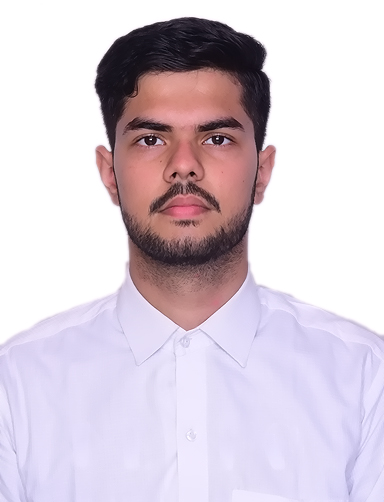
#> input picture student's faces/58857_Saransh_Pandey.jpg, 384 x 502 px, found by its file name; its folder holds only this picture in this run
$ python augment_face.py
#> lines starting #> are read from the running program, lines starting #| are printed output that depends on the picture
import os
import cv2
import numpy as np
from PIL import Image, ImageEnhance, ImageFilter
import random

# === CONFIG ===
INPUT_DIR = '/home/user/5G-Face-Attendance-System/student\'s faces'
OUTPUT_DIR = '/home/user/5G-Face-Attendance-System/augmented_faces'
os.makedirs(OUTPUT_DIR, exist_ok=True)

# === AUGMENTATION FUNCTIONS ===
def random_rotate(img):
    angle = random.choice([-20, -10, 0, 10, 20])
    return img.rotate(angle)

def change_brightness(img):
    factor = random.uniform(0.5, 1.5)
    enhancer = ImageEnhance.Brightness(img)
    return enhancer.enhance(factor)

def add_noise(img):
    arr = np.array(img)
    noise = np.random.normal(0, 25, arr.shape).astype(np.uint8)
    noisy = cv2.add(arr, noise)
    return Image.fromarray(noisy)

def apply_blur(img):
    return img.filter(ImageFilter.GaussianBlur(radius=random.uniform(0.5, 1.5)))

def horizontal_flip(img):
    return img.transpose(Image.FLIP_LEFT_RIGHT)

augmentations = [random_rotate, change_brightness, add_noise, apply_blur, horizontal_flip]

# === PROCESS EACH STUDENT IMAGE ===
for filename in os.listdir(INPUT_DIR):
    if filename.lower().endswith((".jpg", ".jpeg", ".png")):
        try:
            student_path = os.path.join(INPUT_DIR, filename)
            base_name = os.path.splitext(filename)[0]  # e.g. "58901_Arpit_Kaushik"
            original = Image.open(student_path).convert("RGB")
#> original is the input picture: PIL image 384x502 RGB; mean R, G, B 216.3, 205, 215.8

            # Save the original image in output dir
            original.save(os.path.join(OUTPUT_DIR, f"{base_name}_original.jpg"))

            # Generate 20 augmentations
            for i in range(1, 21):
                img = original.copy()
                for func in random.sample(augmentations, k=random.randint(1, 3)):
                    img = func(img)
                img.save(os.path.join(OUTPUT_DIR, f"{base_name}_aug{i}.jpg"))
#> this loop made 20 passes
#> pass 1, `img.save(os.path.join(OUTPUT_DIR, f"{base_name}_aug{i}.jpg"))`:
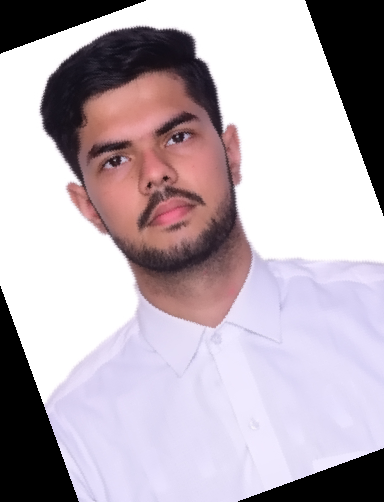
#> saved as 58857_Saransh_Pandey_aug1.jpg: PIL image 384x502 RGB; mean R, G, B 185.2, 174.3, 183.2
#> pass 2, in add_noise, `noisy = cv2.add(arr, noise)`:
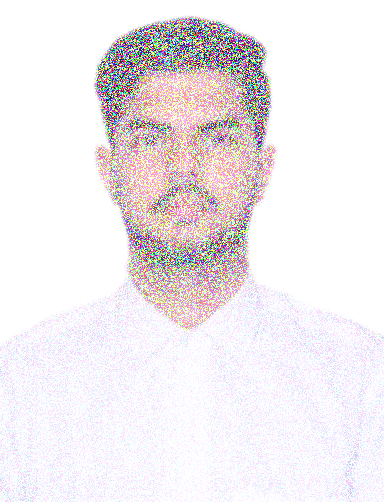
#> noisy: shape (502, 384, 3); mean R, G, B 240.4, 234.7, 238.3
#> after the loop:
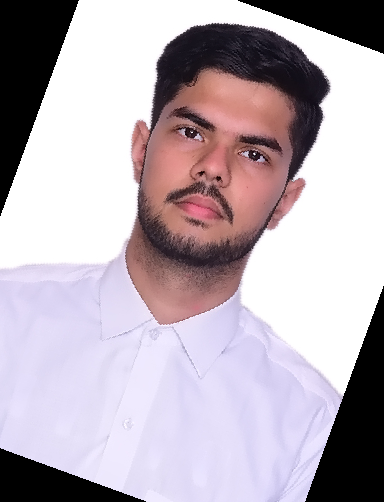
#> img: PIL image 384x502 RGB; mean R, G, B 185.1, 174.2, 183.2

            print(f"[✓] Augmented: {filename}")
        except Exception as e:
            print(f"[X] Error processing {filename}: {e}")

print("[✅ DONE] All student images augmented.")

$ run again, on student's faces/58901_Arpit_Kaushik.jpg
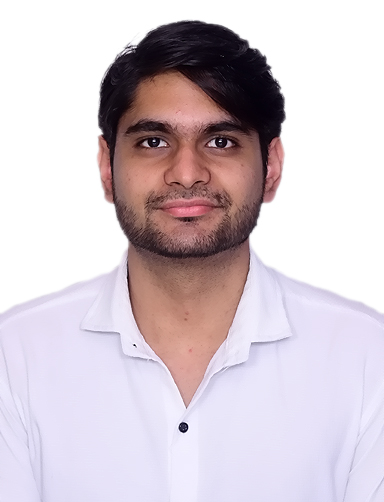
#> input picture student's faces/58901_Arpit_Kaushik.jpg, 384 x 502 px, found by its file name
#> original is the input picture: PIL image 384x502 RGB; mean R, G, B 211.9, 200.7, 208
#> the loop `for i in range(1, 21):` made 20 passes
#> pass 2, in add_noise, `noisy = cv2.add(arr, noise)`:
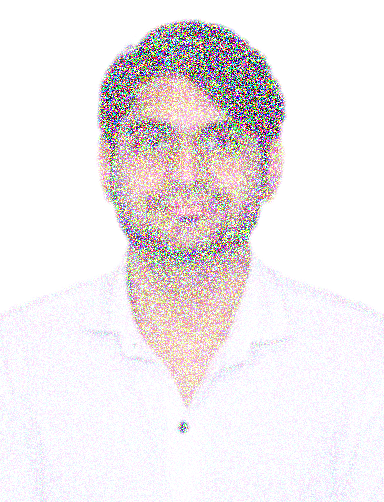
#> noisy: shape (502, 384, 3); mean R, G, B 238.1, 232.4, 234.6
#> after the loop `for i in range(1, 21):`:
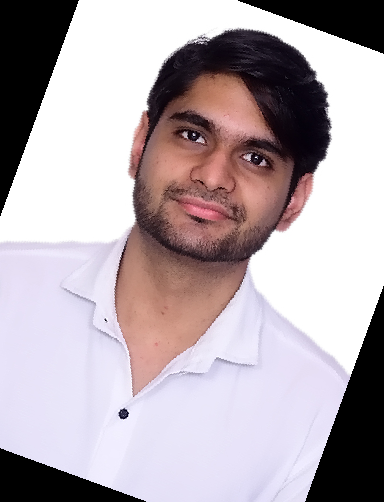
#> img: PIL image 384x502 RGB; mean R, G, B 180.6, 169.6, 175.5
